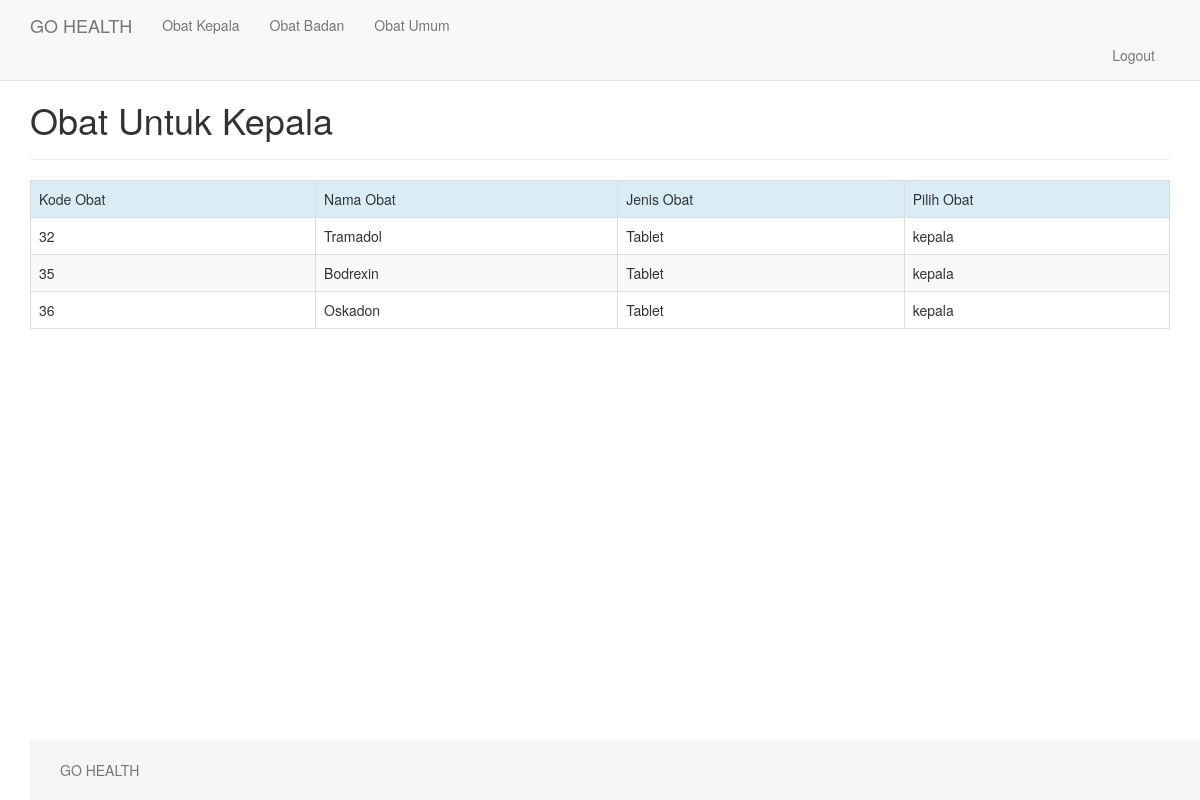
Page /obatkepala.php (signed in) on the committed database.
### tables this page shows
CREATE TABLE IF NOT EXISTS `tabel_obat` (
  `stok_obat` int(5) NOT NULL,
  `harga_obat` int(10) NOT NULL,
  `id_obat` int(4) NOT NULL,
  `nama_obat` varchar(20) NOT NULL,
  `jenis_obat` enum('Sashet','Tablet','Cair') NOT NULL,
  `pilih_obat` enum('badan','kepala') NOT NULL
);

### obatkepala.php (the view, shortened to what this page needs)
<?php
if(isset($_COOKIE['userloginmember']) && $_COOKIE['userloginmember'] == 'loginmember'){
?>
<!doctype html>
<html>
<head>
	<link rel="stylesheet" type="text/css" href="css/bootstrap.min.css">
</head>
<body>
	<nav class="navbar navbar-default navbar-fixed-top">
		<div class="container">
			<div class="navbar-header">
				<a class="navbar-brand" href="index.php">GO HEALTH</a>
			</div>
			<div id="navbar" class="collapse navbar-collapse">
				<ul class="nav navbar-nav">
							<li ><a href="obatkepala.php">Obat Kepala</a></li>
							<li ><a href="obatbadan.php">Obat Badan</a></li>
							<li ><a href="obatumum.php">Obat Umum</li>
				</ul>
				<ul class="nav navbar-nav pull-right">
					<li><a href="logout.php">Logout</a></li>
 				</ul>
			</div>
		</div>
	</nav>
	<div class="container">
		<div class="page-header">
			<h1>Obat Untuk Kepala</h1>
		</div>
		<table class="table table-striped table-bordered">
		<?php
			include "koneksi.php";
			$res = $db->query("select * from tabel_obat where pilih_obat = 'kepala'");
			echo '
			 	<tr class="info">
			 		<td>Kode Obat</td>
			 		<td>Nama Obat</td>
			 		<td>Jenis Obat</td>
			 		<td>Pilih Obat</td>
			 	</tr>';
			while ($data = $res->fetch()) {
				echo '<tr>
					<td>'.$data['id_obat'].'</td>
					<td>'.$data['nama_obat'].'</td>
					<td>'.$data['jenis_obat'].'</td>
					<td>'.$data['pilih_obat'].'</td>
				</tr>';
			}
		?>
			</table>
	<footer class="footer">
		<div class="container">
			<p class="text-muted">GO HEALTH </p>
		</div>
	</footer>
</body>
</html>
<?php
} else {
    header("location:loginmember.php");
}
?>

### obatkepala.php (style rules this page uses)
html { position: relative; min-height: 100% }
body { margin-bottom: 60px; }
.footer { position: absolute; bottom: 0; width: 100%; height: 60px; background-color: #f5f5f5; }
body > .container { padding: 60px 15px 0; }
.container .text-muted { margin: 20px 0; }
.footer > .container { padding-right: 15px; padding-left: 15px; }
.pull-right { float: right; }

### rows in the picture
tabel_obat: id_obat "32", nama_obat "Tramadol", jenis_obat "Tablet", pilih_obat "kepala"
tabel_obat: id_obat "35", nama_obat "Bodrexin", jenis_obat "Tablet", pilih_obat "kepala"
tabel_obat: id_obat "36", nama_obat "Oskadon", jenis_obat "Tablet", pilih_obat "kepala"
